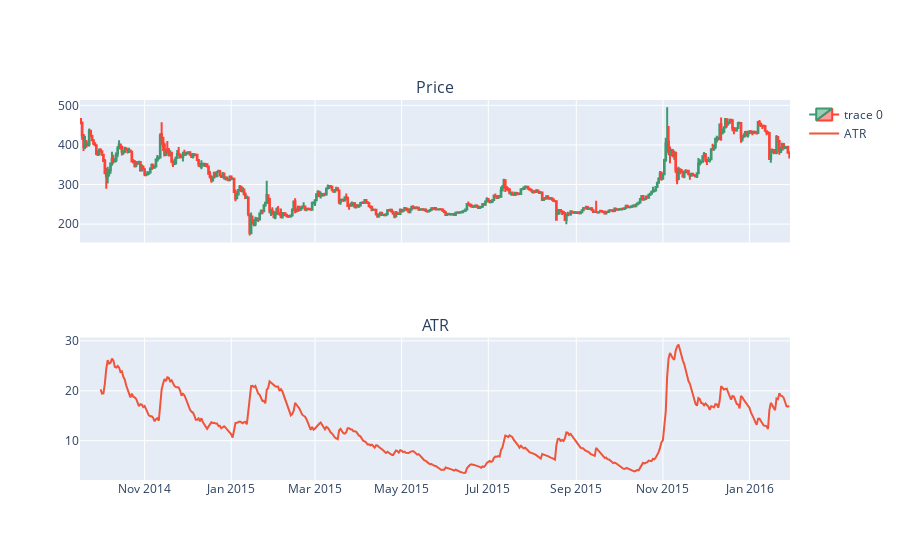

The notebook cell this image was saved under:
### Code cell
import yfinance as yf
import pandas_ta as ta
import plotly.graph_objects as go
from plotly.subplots import make_subplots
import pandas as pd

data = yf.download(tickers='BTC-USD', period='max', interval='1d')
data['ATR'] = ta.atr(data.High, data.Low, data.Close, length=14)

df = data[:500]

fig = make_subplots(rows=2, cols=1, subplot_titles=['Price', 'ATR'], shared_xaxes=True)

fig.add_trace(go.Candlestick(x=df.index,
                open=df['Open'],
                high=df['High'],
                low=df['Low'],
                close=df['Close']), row=1, col=1)
fig.add_trace(go.Scatter(x=df.index, y=df['ATR'], name='ATR'), row=2, col=1)

fig.update_layout(
    xaxis=dict(rangeslider=dict(visible=False))
)

fig.show()

### Figure 1 — Plotly figure (JSON) as saved in the notebook; plotly's stock layout.template omitted (floating-point values rounded to 4 significant figures; data arrays with more than 128 entries replaced by an {"elided": "..."} marker saying what was removed)
{"data": [{"close": {"elided": "500 float values"}, "high": {"elided": "500 float values"}, "low": {"elided": "500 float values"}, "open": {"elided": "500 float values"}, "type": "candlestick", "x": {"elided": "500 str values"}, "xaxis": "x", "yaxis": "y"}, {"name": "ATR", "type": "scatter", "x": {"elided": "500 str values"}, "xaxis": "x2", "y": {"elided": "500 float values"}, "yaxis": "y2"}], "layout": {"annotations": [{"font": {"size": 16}, "showarrow": false, "text": "Price", "x": 0.5, "xanchor": "center", "xref": "paper", "y": 1, "yanchor": "bottom", "yref": "paper"}, {"font": {"size": 16}, "showarrow": false, "text": "ATR", "x": 0.5, "xanchor": "center", "xref": "paper", "y": 0.375, "yanchor": "bottom", "yref": "paper"}], "xaxis": {"anchor": "y", "domain": [0, 1], "matches": "x2", "rangeslider": {"visible": false}, "showticklabels": false}, "xaxis2": {"anchor": "y2", "domain": [0, 1]}, "yaxis": {"anchor": "x", "domain": [0.625, 1]}, "yaxis2": {"anchor": "x2", "domain": [0, 0.375]}}}
